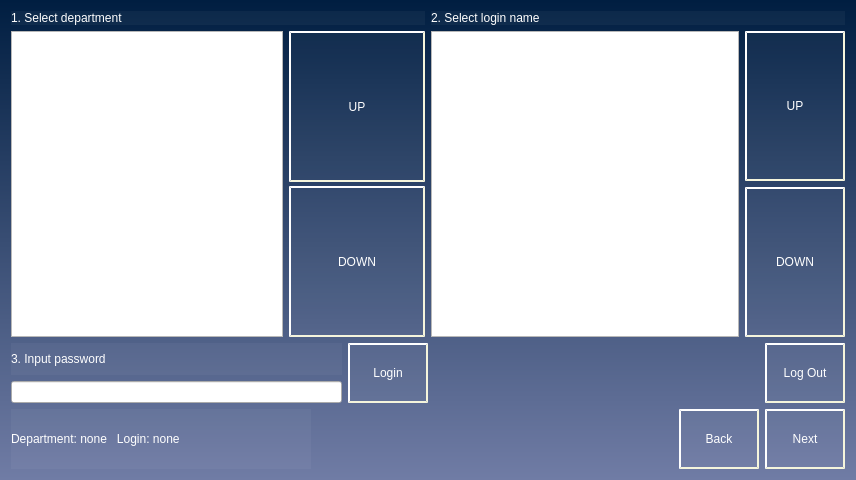
<?xml version="1.0" encoding="UTF-8"?>
<ui version="4.0">
 <class>DepartmentSelectForm</class>
 <widget class="QWidget" name="DepartmentSelectForm">
  <property name="geometry">
   <rect>
    <x>0</x>
    <y>0</y>
    <width>856</width>
    <height>480</height>
   </rect>
  </property>
  <property name="windowTitle">
   <string>Form</string>
  </property>
  <property name="styleSheet">
   <string notr="true">#DepartmentSelectForm{
	font: 24pt &quot;DejaVu Sans&quot;;  
    color: white;
	background:qlineargradient(spread:pad, x1:0.494318, y1:0, x2:0.494, y2:1, stop:0 rgba(0, 30, 65, 255), stop:1 rgba(112, 124, 165, 255));
}

QListView {
	font: 24pt &quot;DejaVu Sans&quot;;  
    color: black;
    show-decoration-selected: 1; /* make the selection span the entire width of the view */
}

QListView::item:alternate {
	font: 24pt &quot;DejaVu Sans&quot;;  
    color: black;
    background: #EEEEEE;
}

QListView::item:selected {
	font: 24pt &quot;DejaVu Sans&quot;;  
    color: black;
    border: 1px solid #222222;
}

QListView::item:selected:!active {
    font: 24pt &quot;DejaVu Sans&quot;;  
    color: black;
	background: rgb(133, 133, 133);
}

QListView::item:selected:active {
	font: 24pt &quot;DejaVu Sans&quot;;  
    color: white;
    background: rgb(0, 134, 201);
}


QMessageBox
{
    font: 28pt &quot;DejaVu Sans&quot;;  
    color: white;  
	background-color: qlineargradient(spread:pad, x1:0.488636, y1:0, x2:0.511364, y2:1, stop:0 rgba(136, 50, 7, 255), stop:1 rgba(200, 57, 29, 255));
}

QLabel
{
   background-color: rgba(255,255,255,10); 
   font: 24pt &quot;DejaVu Sans&quot;;  
   color: white;
}

QPushButton
{
	background-color: rgba(255,255,255,10); 
   font: 24pt &quot;DejaVu Sans&quot;;  
    color: white;
   border-style: outset;
   border-width: 2px;
   border-color: beige;
	padding:4px;
}

QPushButton:pressed 
{
	font: 24pt &quot;DejaVu Sans&quot;;  
    color: white;
	padding:4px;
	background-color: rgba(255,255,255,90); 
	border-style: inset;
}

QPushButton:disabled 
{
	font: 24pt &quot;DejaVu Sans&quot;;  
   padding:4px;
	color: rgb(83, 83, 83);
	background-color: rgba(171, 171, 171, 50);
}</string>
  </property>
  <layout class="QVBoxLayout" name="verticalLayout_4">
   <item>
    <layout class="QHBoxLayout" name="horizontalLayout_5" stretch="5,5">
     <item>
      <layout class="QVBoxLayout" name="layoutSelectDepartment">
       <item>
        <widget class="QLabel" name="label">
         <property name="text">
          <string>1. Select department</string>
         </property>
        </widget>
       </item>
       <item>
        <layout class="QHBoxLayout" name="horizontalLayout" stretch="2,1">
         <property name="spacing">
          <number>6</number>
         </property>
         <item>
          <widget class="QListWidget" name="listWidgetDepartment">
           <property name="minimumSize">
            <size>
             <width>250</width>
             <height>0</height>
            </size>
           </property>
          </widget>
         </item>
         <item>
          <layout class="QVBoxLayout" name="verticalLayout" stretch="0,0">
           <property name="spacing">
            <number>4</number>
           </property>
           <property name="sizeConstraint">
            <enum>QLayout::SetMaximumSize</enum>
           </property>
           <item>
            <widget class="QPushButton" name="pushButtonPageUp">
             <property name="sizePolicy">
              <sizepolicy hsizetype="Minimum" vsizetype="Preferred">
               <horstretch>0</horstretch>
               <verstretch>0</verstretch>
              </sizepolicy>
             </property>
             <property name="minimumSize">
              <size>
               <width>100</width>
               <height>0</height>
              </size>
             </property>
             <property name="text">
              <string>UP</string>
             </property>
            </widget>
           </item>
           <item>
            <widget class="QPushButton" name="pushButtonPageDown">
             <property name="sizePolicy">
              <sizepolicy hsizetype="Minimum" vsizetype="Preferred">
               <horstretch>0</horstretch>
               <verstretch>0</verstretch>
              </sizepolicy>
             </property>
             <property name="text">
              <string>DOWN</string>
             </property>
            </widget>
           </item>
          </layout>
         </item>
        </layout>
       </item>
      </layout>
     </item>
     <item>
      <layout class="QVBoxLayout" name="verticalLayout_3">
       <item>
        <widget class="QLabel" name="label_2">
         <property name="text">
          <string>2. Select login name </string>
         </property>
        </widget>
       </item>
       <item>
        <layout class="QHBoxLayout" name="horizontalLayout_4">
         <item>
          <widget class="QListWidget" name="listEmployee">
           <property name="minimumSize">
            <size>
             <width>250</width>
             <height>0</height>
            </size>
           </property>
          </widget>
         </item>
         <item>
          <layout class="QVBoxLayout" name="verticalLayout_2">
           <item>
            <widget class="QPushButton" name="pushButtonPageUpLogin">
             <property name="sizePolicy">
              <sizepolicy hsizetype="Minimum" vsizetype="Preferred">
               <horstretch>0</horstretch>
               <verstretch>0</verstretch>
              </sizepolicy>
             </property>
             <property name="minimumSize">
              <size>
               <width>100</width>
               <height>0</height>
              </size>
             </property>
             <property name="text">
              <string>UP</string>
             </property>
            </widget>
           </item>
           <item>
            <widget class="QPushButton" name="pushButtonPageDownLogin">
             <property name="sizePolicy">
              <sizepolicy hsizetype="Minimum" vsizetype="Preferred">
               <horstretch>0</horstretch>
               <verstretch>0</verstretch>
              </sizepolicy>
             </property>
             <property name="text">
              <string>DOWN</string>
             </property>
            </widget>
           </item>
          </layout>
         </item>
        </layout>
       </item>
      </layout>
     </item>
    </layout>
   </item>
   <item>
    <layout class="QHBoxLayout" name="horizontalLayout_3">
     <item>
      <layout class="QVBoxLayout" name="layoutPassword">
       <item>
        <widget class="QLabel" name="label_3">
         <property name="text">
          <string>3. Input password</string>
         </property>
        </widget>
       </item>
       <item>
        <widget class="QLineEdit" name="linePassword"/>
       </item>
      </layout>
     </item>
     <item>
      <widget class="QPushButton" name="pushButtonLogin">
       <property name="sizePolicy">
        <sizepolicy hsizetype="Fixed" vsizetype="Preferred">
         <horstretch>0</horstretch>
         <verstretch>0</verstretch>
        </sizepolicy>
       </property>
       <property name="minimumSize">
        <size>
         <width>80</width>
         <height>0</height>
        </size>
       </property>
       <property name="text">
        <string>Login</string>
       </property>
      </widget>
     </item>
     <item>
      <spacer name="horizontalSpacer_2">
       <property name="orientation">
        <enum>Qt::Horizontal</enum>
       </property>
       <property name="sizeHint" stdset="0">
        <size>
         <width>40</width>
         <height>20</height>
        </size>
       </property>
      </spacer>
     </item>
     <item>
      <widget class="QPushButton" name="pushButtonLogout">
       <property name="minimumSize">
        <size>
         <width>80</width>
         <height>60</height>
        </size>
       </property>
       <property name="text">
        <string>Log Out</string>
       </property>
      </widget>
     </item>
    </layout>
   </item>
   <item>
    <layout class="QHBoxLayout" name="horizontalLayout_2">
     <item>
      <widget class="QLabel" name="labelLoginInformation">
       <property name="sizePolicy">
        <sizepolicy hsizetype="Maximum" vsizetype="Preferred">
         <horstretch>0</horstretch>
         <verstretch>0</verstretch>
        </sizepolicy>
       </property>
       <property name="minimumSize">
        <size>
         <width>300</width>
         <height>0</height>
        </size>
       </property>
       <property name="text">
        <string>Department: none   Login: none</string>
       </property>
      </widget>
     </item>
     <item>
      <spacer name="horizontalSpacer">
       <property name="orientation">
        <enum>Qt::Horizontal</enum>
       </property>
       <property name="sizeHint" stdset="0">
        <size>
         <width>40</width>
         <height>20</height>
        </size>
       </property>
      </spacer>
     </item>
     <item>
      <widget class="QPushButton" name="pushButtonBack">
       <property name="sizePolicy">
        <sizepolicy hsizetype="Preferred" vsizetype="Preferred">
         <horstretch>0</horstretch>
         <verstretch>0</verstretch>
        </sizepolicy>
       </property>
       <property name="minimumSize">
        <size>
         <width>80</width>
         <height>60</height>
        </size>
       </property>
       <property name="text">
        <string>Back</string>
       </property>
      </widget>
     </item>
     <item>
      <widget class="QPushButton" name="pushButtonNext">
       <property name="sizePolicy">
        <sizepolicy hsizetype="Preferred" vsizetype="Preferred">
         <horstretch>0</horstretch>
         <verstretch>0</verstretch>
        </sizepolicy>
       </property>
       <property name="minimumSize">
        <size>
         <width>80</width>
         <height>60</height>
        </size>
       </property>
       <property name="text">
        <string>Next</string>
       </property>
      </widget>
     </item>
    </layout>
   </item>
  </layout>
 </widget>
 <resources/>
 <connections/>
</ui>
